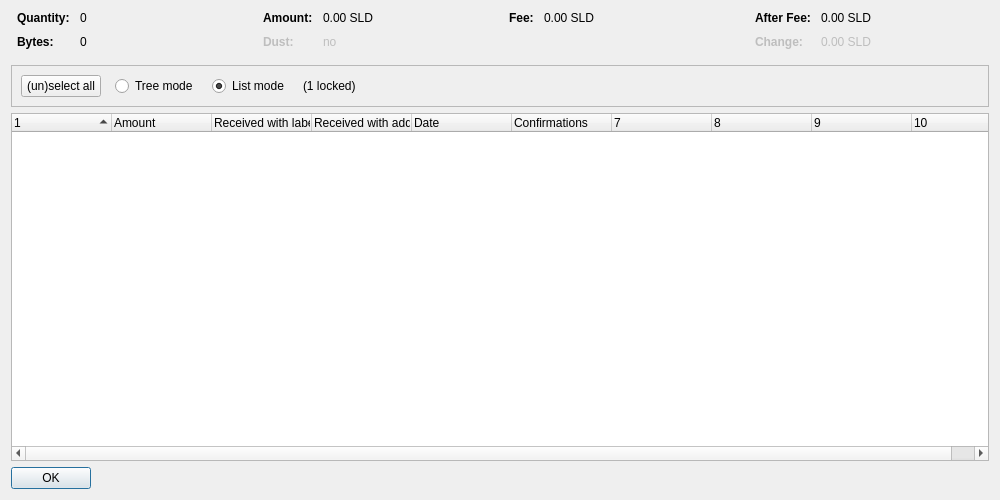
<?xml version="1.0" encoding="UTF-8"?>
<ui version="4.0">
 <class>CoinControlDialog</class>
 <widget class="QDialog" name="CoinControlDialog">
  <property name="geometry">
   <rect>
    <x>0</x>
    <y>0</y>
    <width>1000</width>
    <height>500</height>
   </rect>
  </property>
  <property name="windowTitle">
   <string>Coin Selection</string>
  </property>
  <layout class="QVBoxLayout" name="verticalLayout">
   <item>
    <layout class="QHBoxLayout" name="horizontalLayoutTop" stretch="0,0,0,0">
     <property name="topMargin">
      <number>0</number>
     </property>
     <property name="bottomMargin">
      <number>10</number>
     </property>
     <item>
      <layout class="QFormLayout" name="formLayoutCoinControl1">
       <property name="horizontalSpacing">
        <number>10</number>
       </property>
       <property name="verticalSpacing">
        <number>10</number>
       </property>
       <property name="leftMargin">
        <number>6</number>
       </property>
       <property name="rightMargin">
        <number>6</number>
       </property>
       <item row="0" column="0">
        <widget class="QLabel" name="labelCoinControlQuantityText">
         <property name="font">
          <font>
           <weight>75</weight>
           <bold>true</bold>
          </font>
         </property>
         <property name="text">
          <string>Quantity:</string>
         </property>
        </widget>
       </item>
       <item row="0" column="1">
        <widget class="QLabel" name="labelCoinControlQuantity">
         <property name="cursor">
          <cursorShape>IBeamCursor</cursorShape>
         </property>
         <property name="contextMenuPolicy">
          <enum>Qt::ActionsContextMenu</enum>
         </property>
         <property name="text">
          <string notr="true">0</string>
         </property>
         <property name="textInteractionFlags">
          <set>Qt::LinksAccessibleByMouse|Qt::TextSelectableByKeyboard|Qt::TextSelectableByMouse</set>
         </property>
        </widget>
       </item>
       <item row="1" column="0">
        <widget class="QLabel" name="labelCoinControlBytesText">
         <property name="font">
          <font>
           <weight>75</weight>
           <bold>true</bold>
          </font>
         </property>
         <property name="text">
          <string>Bytes:</string>
         </property>
        </widget>
       </item>
       <item row="1" column="1">
        <widget class="QLabel" name="labelCoinControlBytes">
         <property name="cursor">
          <cursorShape>IBeamCursor</cursorShape>
         </property>
         <property name="contextMenuPolicy">
          <enum>Qt::ActionsContextMenu</enum>
         </property>
         <property name="text">
          <string notr="true">0</string>
         </property>
         <property name="textInteractionFlags">
          <set>Qt::LinksAccessibleByMouse|Qt::TextSelectableByKeyboard|Qt::TextSelectableByMouse</set>
         </property>
        </widget>
       </item>
      </layout>
     </item>
     <item>
      <layout class="QFormLayout" name="formLayoutCoinControl2">
       <property name="horizontalSpacing">
        <number>10</number>
       </property>
       <property name="verticalSpacing">
        <number>10</number>
       </property>
       <property name="leftMargin">
        <number>6</number>
       </property>
       <property name="rightMargin">
        <number>6</number>
       </property>
       <item row="0" column="0">
        <widget class="QLabel" name="labelCoinControlAmountText">
         <property name="font">
          <font>
           <weight>75</weight>
           <bold>true</bold>
          </font>
         </property>
         <property name="text">
          <string>Amount:</string>
         </property>
        </widget>
       </item>
       <item row="0" column="1">
        <widget class="QLabel" name="labelCoinControlAmount">
         <property name="cursor">
          <cursorShape>IBeamCursor</cursorShape>
         </property>
         <property name="contextMenuPolicy">
          <enum>Qt::ActionsContextMenu</enum>
         </property>
         <property name="text">
          <string notr="true">0.00 SLD</string>
         </property>
         <property name="textInteractionFlags">
          <set>Qt::LinksAccessibleByMouse|Qt::TextSelectableByKeyboard|Qt::TextSelectableByMouse</set>
         </property>
        </widget>
       </item>
       <item row="1" column="0">
        <widget class="QLabel" name="labelCoinControlLowOutputText">
         <property name="enabled">
          <bool>false</bool>
         </property>
         <property name="font">
          <font>
           <weight>75</weight>
           <bold>true</bold>
          </font>
         </property>
         <property name="text">
          <string>Dust:</string>
         </property>
        </widget>
       </item>
       <item row="1" column="1">
        <widget class="QLabel" name="labelCoinControlLowOutput">
         <property name="enabled">
          <bool>false</bool>
         </property>
         <property name="cursor">
          <cursorShape>IBeamCursor</cursorShape>
         </property>
         <property name="contextMenuPolicy">
          <enum>Qt::ActionsContextMenu</enum>
         </property>
         <property name="text">
          <string notr="true">no</string>
         </property>
         <property name="textInteractionFlags">
          <set>Qt::LinksAccessibleByMouse|Qt::TextSelectableByKeyboard|Qt::TextSelectableByMouse</set>
         </property>
        </widget>
       </item>
      </layout>
     </item>
     <item>
      <layout class="QFormLayout" name="formLayoutCoinControl3">
       <property name="horizontalSpacing">
        <number>10</number>
       </property>
       <property name="verticalSpacing">
        <number>10</number>
       </property>
       <property name="leftMargin">
        <number>6</number>
       </property>
       <property name="rightMargin">
        <number>6</number>
       </property>
       <item row="0" column="0">
        <widget class="QLabel" name="labelCoinControlFeeText">
         <property name="font">
          <font>
           <weight>75</weight>
           <bold>true</bold>
          </font>
         </property>
         <property name="text">
          <string>Fee:</string>
         </property>
        </widget>
       </item>
       <item row="0" column="1">
        <widget class="QLabel" name="labelCoinControlFee">
         <property name="cursor">
          <cursorShape>IBeamCursor</cursorShape>
         </property>
         <property name="contextMenuPolicy">
          <enum>Qt::ActionsContextMenu</enum>
         </property>
         <property name="text">
          <string notr="true">0.00 SLD</string>
         </property>
         <property name="textInteractionFlags">
          <set>Qt::LinksAccessibleByMouse|Qt::TextSelectableByKeyboard|Qt::TextSelectableByMouse</set>
         </property>
        </widget>
       </item>
      </layout>
     </item>
     <item>
      <layout class="QFormLayout" name="formLayoutCoinControl4">
       <property name="horizontalSpacing">
        <number>10</number>
       </property>
       <property name="verticalSpacing">
        <number>10</number>
       </property>
       <property name="leftMargin">
        <number>6</number>
       </property>
       <property name="rightMargin">
        <number>6</number>
       </property>
       <item row="0" column="0">
        <widget class="QLabel" name="labelCoinControlAfterFeeText">
         <property name="font">
          <font>
           <weight>75</weight>
           <bold>true</bold>
          </font>
         </property>
         <property name="text">
          <string>After Fee:</string>
         </property>
        </widget>
       </item>
       <item row="0" column="1">
        <widget class="QLabel" name="labelCoinControlAfterFee">
         <property name="cursor">
          <cursorShape>IBeamCursor</cursorShape>
         </property>
         <property name="contextMenuPolicy">
          <enum>Qt::ActionsContextMenu</enum>
         </property>
         <property name="text">
          <string notr="true">0.00 SLD</string>
         </property>
         <property name="textInteractionFlags">
          <set>Qt::LinksAccessibleByMouse|Qt::TextSelectableByKeyboard|Qt::TextSelectableByMouse</set>
         </property>
        </widget>
       </item>
       <item row="1" column="0">
        <widget class="QLabel" name="labelCoinControlChangeText">
         <property name="enabled">
          <bool>false</bool>
         </property>
         <property name="font">
          <font>
           <weight>75</weight>
           <bold>true</bold>
          </font>
         </property>
         <property name="text">
          <string>Change:</string>
         </property>
        </widget>
       </item>
       <item row="1" column="1">
        <widget class="QLabel" name="labelCoinControlChange">
         <property name="enabled">
          <bool>false</bool>
         </property>
         <property name="cursor">
          <cursorShape>IBeamCursor</cursorShape>
         </property>
         <property name="contextMenuPolicy">
          <enum>Qt::ActionsContextMenu</enum>
         </property>
         <property name="text">
          <string notr="true">0.00 SLD</string>
         </property>
         <property name="textInteractionFlags">
          <set>Qt::LinksAccessibleByMouse|Qt::TextSelectableByKeyboard|Qt::TextSelectableByMouse</set>
         </property>
        </widget>
       </item>
      </layout>
     </item>
    </layout>
   </item>
   <item>
    <widget class="QFrame" name="frame">
     <property name="minimumSize">
      <size>
       <width>0</width>
       <height>40</height>
      </size>
     </property>
     <property name="frameShape">
      <enum>QFrame::StyledPanel</enum>
     </property>
     <property name="frameShadow">
      <enum>QFrame::Sunken</enum>
     </property>
     <layout class="QHBoxLayout" name="horizontalLayout">
      <item>
       <layout class="QHBoxLayout" name="horizontalLayoutPanel" stretch="0,0,0,0,0">
        <property name="spacing">
         <number>14</number>
        </property>
        <item>
         <widget class="QPushButton" name="pushButtonSelectAll">
          <property name="sizePolicy">
           <sizepolicy hsizetype="Maximum" vsizetype="Fixed">
            <horstretch>0</horstretch>
            <verstretch>0</verstretch>
           </sizepolicy>
          </property>
          <property name="text">
           <string>(un)select all</string>
          </property>
          <property name="autoDefault">
           <bool>false</bool>
          </property>
         </widget>
        </item>
        <item>
         <widget class="QRadioButton" name="radioTreeMode">
          <property name="sizePolicy">
           <sizepolicy hsizetype="Maximum" vsizetype="Fixed">
            <horstretch>0</horstretch>
            <verstretch>0</verstretch>
           </sizepolicy>
          </property>
          <property name="text">
           <string>Tree mode</string>
          </property>
         </widget>
        </item>
        <item>
         <widget class="QRadioButton" name="radioListMode">
          <property name="sizePolicy">
           <sizepolicy hsizetype="Maximum" vsizetype="Fixed">
            <horstretch>0</horstretch>
            <verstretch>0</verstretch>
           </sizepolicy>
          </property>
          <property name="text">
           <string>List mode</string>
          </property>
          <property name="checked">
           <bool>true</bool>
          </property>
         </widget>
        </item>
        <item>
         <widget class="QLabel" name="labelLocked">
          <property name="text">
           <string notr="true">(1 locked)</string>
          </property>
         </widget>
        </item>
        <item>
         <spacer name="horizontalSpacer">
          <property name="orientation">
           <enum>Qt::Horizontal</enum>
          </property>
          <property name="sizeHint" stdset="0">
           <size>
            <width>40</width>
            <height>20</height>
           </size>
          </property>
         </spacer>
        </item>
       </layout>
      </item>
     </layout>
    </widget>
   </item>
   <item>
    <widget class="CoinControlTreeWidget" name="treeWidget">
     <property name="contextMenuPolicy">
      <enum>Qt::CustomContextMenu</enum>
     </property>
     <property name="sortingEnabled">
      <bool>false</bool>
     </property>
     <property name="columnCount">
      <number>10</number>
     </property>
     <attribute name="headerShowSortIndicator" stdset="0">
      <bool>true</bool>
     </attribute>
     <attribute name="headerStretchLastSection">
      <bool>false</bool>
     </attribute>
     <column>
      <property name="text">
       <string/>
      </property>
     </column>
     <column>
      <property name="text">
       <string>Amount</string>
      </property>
     </column>
     <column>
      <property name="text">
       <string>Received with label</string>
      </property>
     </column>
     <column>
      <property name="text">
       <string>Received with address</string>
      </property>
     </column>
     <column>
      <property name="text">
       <string>Date</string>
      </property>
     </column>
     <column>
      <property name="text">
       <string>Confirmations</string>
      </property>
      <property name="toolTip">
       <string>Confirmed</string>
      </property>
     </column>
     <column>
      <property name="text">
       <string/>
      </property>
     </column>
     <column>
      <property name="text">
       <string/>
      </property>
     </column>
     <column>
      <property name="text">
       <string/>
      </property>
     </column>
     <column>
      <property name="text">
       <string/>
      </property>
     </column>
    </widget>
   </item>
   <item>
    <widget class="QDialogButtonBox" name="buttonBox">
     <property name="sizePolicy">
      <sizepolicy hsizetype="Maximum" vsizetype="Fixed">
       <horstretch>0</horstretch>
       <verstretch>0</verstretch>
      </sizepolicy>
     </property>
     <property name="orientation">
      <enum>Qt::Horizontal</enum>
     </property>
     <property name="standardButtons">
      <set>QDialogButtonBox::Ok</set>
     </property>
    </widget>
   </item>
  </layout>
 </widget>
 <customwidgets>
  <customwidget>
   <class>CoinControlTreeWidget</class>
   <extends>QTreeWidget</extends>
   <header>coincontroltreewidget.h</header>
  </customwidget>
 </customwidgets>
 <resources/>
 <connections/>
</ui>
